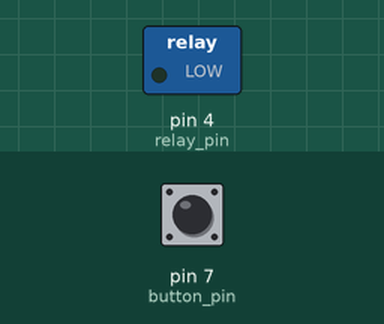
Recording of a sketch running on a simulated Arduino Uno, built with avr-gcc and run on an emulated ATmega328P. Parts: switched loads named in the sketch (green lamp = pin HIGH). Dashed ring = blinking. Inputs (shaded band) come from the test bench; at power-on: pin 7 (button_pin) HIGH.

Above: at 1.2 s.
1.3 s: pin 7 (button_pin) pulled LOW for 1 s
At 1.55 s:
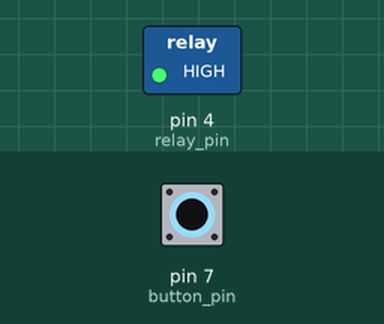
4.3 s: pin 7 (button_pin) pulled LOW for 3.2 s
At 8.0 s:
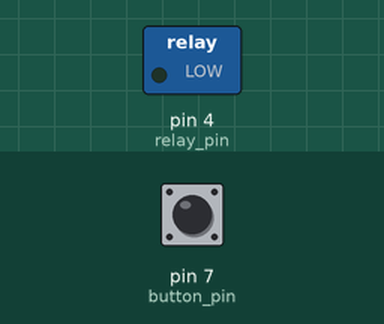
Timing chart, 0 to 9.5 s (numbered marks = the images above; inputs shaded):
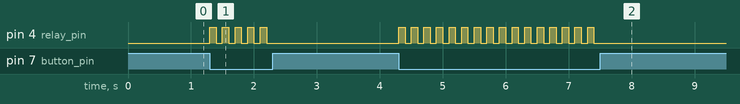

Measured:
- after the input at 1.3 s, pin 4 (relay_pin): alternates HIGH for 0.10 s and LOW for 0.10 s, 10 changes in all, then stays LOW, starting at once
- after the input at 4.3 s, pin 4 (relay_pin): alternates HIGH for 0.10 s and LOW for 0.10 s, 32 changes in all, then stays LOW, starting at once

The sketch:

pull_up_Button_Relay_Motor.Ardino.ino
```cpp
//my variables
const int LED_pin = 4;
int button_pin = 7;
int relay_pin = 4;
int button_state;


void setup()
{
  Serial.begin(9600);
  pinMode(relay_pin, OUTPUT);
  pinMode(button_pin, INPUT_PULLUP);
}
void loop() {
  button_state = digitalRead(button_pin);
  if (button_state == LOW){
    digitalWrite(relay_pin, HIGH);
    delay(100);
    digitalWrite(relay_pin, LOW);
    delay(100);
  }
  else {
  digitalWrite(relay_pin,LOW);
  delay(100);
  }
}
```
